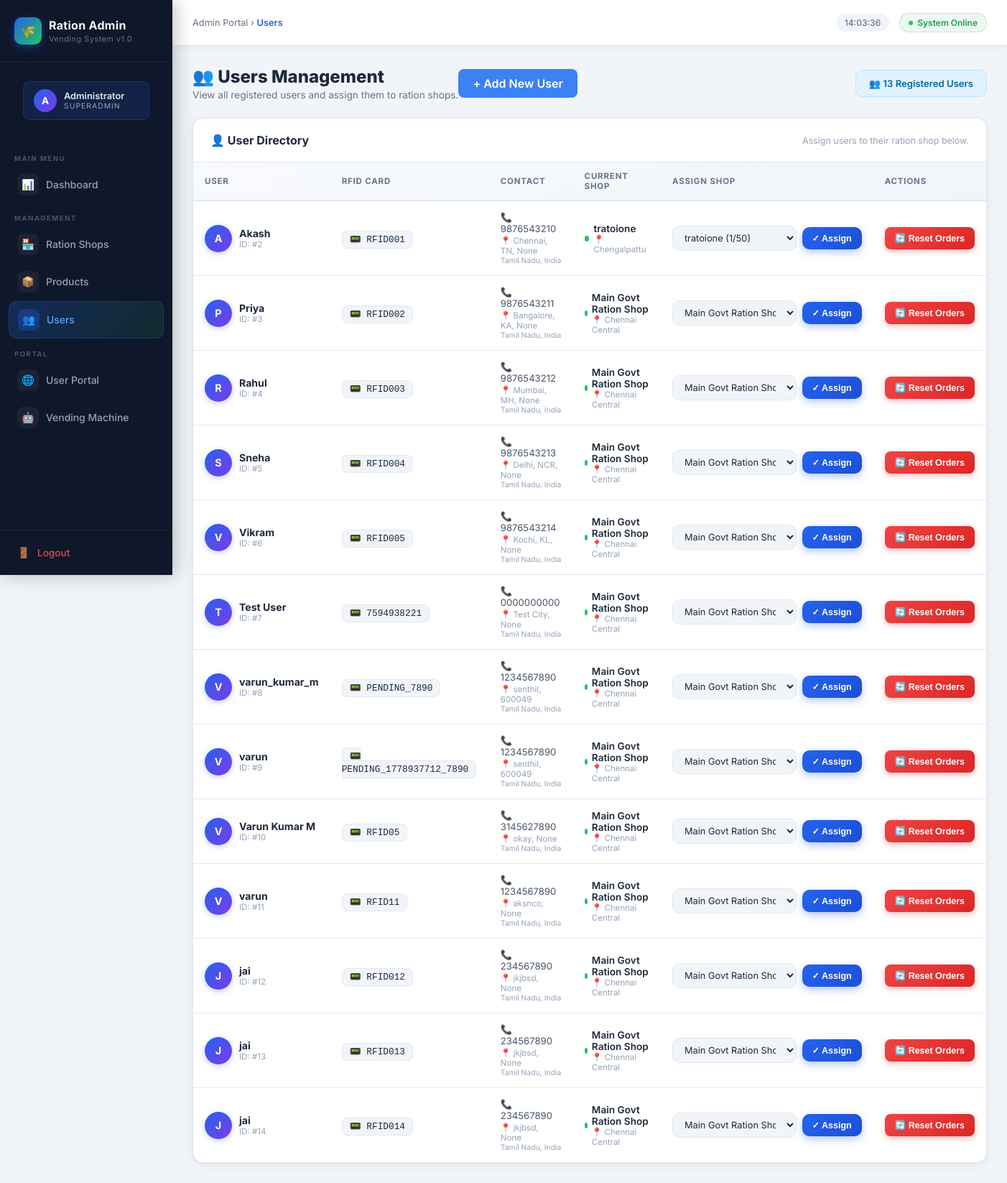
The app's page /admin/users (signed in) with its own data.
### models.py (models this page shows)
class User(UserMixin, db.Model):
    __tablename__ = 'user'
    id = db.Column(db.Integer, primary_key=True)
    username = db.Column(db.String(100), nullable=False)
    rfidCard = db.Column(db.String(100), unique=True, nullable=False)
    physical_uid = db.Column(db.String(100), unique=True, nullable=True) # The long number from Pi
    password = db.Column(db.String(200), nullable=False)
    phone = db.Column(db.String(20))
    address = db.Column(db.String(255))
    pincode = db.Column(db.String(10))
    state = db.Column(db.String(50), default="Tamil Nadu")
    country = db.Column(db.String(50), default="India")
    is_admin = db.Column(db.Boolean, default=False)
    is_active = db.Column(db.Boolean, default=True) # New status field
    shop_id = db.Column(db.Integer, db.ForeignKey('shop.id'), nullable=True)
    orders = db.relationship('Order', backref='user', lazy=True)

class Shop(db.Model):
    __tablename__ = 'shop'
    id = db.Column(db.Integer, primary_key=True)
    name = db.Column(db.String(100), nullable=False)
    location = db.Column(db.String(255))
    max_members = db.Column(db.Integer, default=50)
    users = db.relationship('User', backref='shop', lazy=True)

### admin_routes.py (the view)
@admin_bp.route('/users')
@admin_required
def users():
    all_users = User.query.filter_by(is_admin=False).all()
    shops = Shop.query.all()
    return render_template('admin/users.html', users=all_users, shops=shops)

### admin_routes.py (called while the page is built)
def admin_required(f):
    from functools import wraps
    @wraps(f)
    @login_required
    def decorated_function(*args, **kwargs):
        if not current_user.is_admin:
            flash('Admin access required.', 'error')
            return redirect(url_for('main.dashboard'))
        return f(*args, **kwargs)
    return decorated_function

### templates/admin/users.html (shortened to what this page needs)
{% extends "admin/layout.html" %}
{% block breadcrumb %}Users{% endblock %}
{% block content %}
<div class="page-heading">
    <div style="display: flex; justify-content: space-between; align-items: center;">
        <div>
            <h1>👥 Users Management</h1>
            <p>View all registered users and assign them to ration shops.</p>
        </div>
        <a href="{{ url_for('admin.add_user') }}" class="btn" style="background: #3b82f6; color: white; padding: 10px 20px; border-radius: 8px; font-weight: 600; text-decoration: none;">+ Add New User</a>
    </div>
    <div style="background:#e0f2fe;color:#0369a1;padding:10px 18px;border-radius:10px;font-size:0.82rem;font-weight:600;border:1px solid #bae6fd;">
        👥 {{ users|length }} Registered Users
    </div>
</div>
<div class="a-card">
    <div class="a-card-header">
        <div class="a-card-title">👤 User Directory</div>
        <div style="font-size:0.78rem;color:#94a3b8;">Assign users to their ration shop below.</div>
    </div>
    <div style="overflow-x:auto;">
        <table class="a-table">
            <thead>
                <tr>
                    <th>User</th>
                    <th>RFID Card</th>
                    <th>Contact</th>
                    <th>Current Shop</th>
                    <th>Assign Shop</th>
                    <th>Actions</th>
                </tr>
            </thead>
            <tbody>
                {% for u in users %}
                <tr>
                    <td>
                        <div style="display:flex;align-items:center;gap:10px;">
                            <div style="width:38px;height:38px;background:linear-gradient(135deg,#2563eb,#7c3aed);color:#fff;border-radius:50%;display:flex;align-items:center;justify-content:center;font-weight:700;font-size:0.9rem;flex-shrink:0;box-shadow:0 2px 8px rgba(37,99,235,0.3);">
                                {{ u.username[0].upper() }}
                            </div>
                            <div>
                                <div style="font-weight:700;color:#1e293b;">{{ u.username }}</div>
                                <div style="font-size:0.72rem;color:#94a3b8;">ID: #{{ u.id }}</div>
                            </div>
                        </div>
                    </td>
                    <td>
                        <code style="background:#f1f5f9;padding:4px 10px;border-radius:8px;font-size:0.8rem;color:#1e293b;border:1px solid #e2e8f0;">📟 {{ u.rfidCard }}</code>
                    </td>
                    <td>
                        <div style="font-size:0.82rem;color:#475569;">
                            {% if u.phone %}<div>📞 {{ u.phone }}</div>{% endif %}
                            {% if u.address %}<div style="font-size:0.72rem;color:#94a3b8;margin-top:2px;">📍 {{ u.address }}, {{ u.pincode }}</div>{% endif %}
                            {% if u.state %}<div style="font-size:0.65rem;color:#94a3b8;">{{ u.state }}, {{ u.country }}</div>{% endif %}
                        </div>
                    </td>
                    <td>
                        {% if u.shop %}
                        <div style="display:flex;align-items:center;gap:6px;">
                            <div style="width:8px;height:8px;background:#22c55e;border-radius:50%;"></div>
                            <div>
                                <div style="font-weight:600;font-size:0.85rem;color:#1e293b;">{{ u.shop.name }}</div>
                                <div style="font-size:0.72rem;color:#94a3b8;">📍 {{ u.shop.location }}</div>
                            </div>
                        </div>
                        {% else %}
                        <span class="badge-inactive">⚠️ Unassigned</span>
                        {% endif %}
                    </td>
                    <td>
                        <form method="POST" action="{{ url_for('admin.assign_user_shop') }}" style="display:flex;gap:8px;align-items:center;">
                            <select name="shop_id" class="a-select" style="min-width:170px;padding:8px 12px;font-size:0.8rem;">
                                {% for s in shops %}
                                <option value="{{ s.id }}" {% if u.shop_id == s.id %}selected{% endif %}>
                                    {{ s.name }} ({{ s.users|length }}/{{ s.max_members }})
                                </option>
                                {% endfor %}
                            </select>
                            <button type="submit" class="btn-blue" style="padding:8px 14px;font-size:0.78rem;white-space:nowrap;">
                                ✓ Assign
                            </button>
                        </form>
                    </td>
                    <td>
                        <form method="POST" action="{{ url_for('admin.reset_user_orders', user_id=u.id) }}"
                              onsubmit="return confirm('Reset all stuck orders for {{ u.username }}?')">
                            <button type="submit" class="btn-red" style="padding:8px 14px;font-size:0.78rem;white-space:nowrap;">
                                🔄 Reset Orders
                            </button>
                        </form>
                    </td>
                </tr>
                {% endfor %}
            </tbody>
        </table>
    </div>
</div>
{% endblock %}

### templates/admin/layout.html (style rules this page uses)
*, *::before, *::after { box-sizing: border-box; margin: 0; padding: 0; }
:root { --blue: #2563eb; --blue-light: #3b82f6; --blue-dark: #1d4ed8; --green: #16a34a; --green-light:#22c55e; --red: #dc2626; --red-light: #ef4444; --yellow: #d97706; --yellow-light:#f59e0b; --bg: #f1f5f9; --sidebar-bg: #0f172a; --sidebar-w: 240px; --card-bg: #ffffff; --text: #1e293b; --text-muted: #64748b; --border: #e2e8f0; --radius: 14px; }
body { font-family: 'Inter', sans-serif; background: var(--bg); color: var(--text); min-height: 100vh; display: flex; }
.a-card { background: var(--card-bg); border-radius: var(--radius); box-shadow: 0 2px 16px rgba(0,0,0,0.06), 0 1px 3px rgba(0,0,0,0.04); border: 1px solid var(--border); overflow: hidden; }
.a-card-header { display: flex; align-items: center; justify-content: space-between; padding: 20px 24px; border-bottom: 1px solid var(--border); }
.a-card-title { font-size: 1rem; font-weight: 700; color: var(--text); display: flex; align-items: center; gap: 8px; }
.a-table { width: 100%; border-collapse: collapse; }
.a-table thead tr { background: linear-gradient(135deg, #f8fafc, #f1f5f9); }
.a-table th { padding: 12px 16px; text-align: left; font-size: 0.72rem; font-weight: 700; color: var(--text-muted); text-transform: uppercase; letter-spacing: 0.8px; border-bottom: 2px solid var(--border); }
.a-table td { padding: 14px 16px; font-size: 0.88rem; border-bottom: 1px solid var(--border); color: var(--text); vertical-align: middle; }
.a-table tbody tr { transition: background 0.15s; }
.a-table tbody tr:last-child td { border-bottom: none; }
.btn-blue { display: inline-flex; align-items: center; gap: 6px; background: linear-gradient(135deg, var(--blue), var(--blue-dark)); color: #fff; border: none; border-radius: 10px; padding: 10px 20px; font-size: 0.85rem; font-weight: 600; cursor: pointer; text-decoration: none; box-shadow: 0 4px 12px rgba(37,99,235,0.35); transition: all 0.2s ease; }
.btn-red { display: inline-flex; align-items: center; gap: 6px; background: linear-gradient(135deg, var(--red-light), var(--red)); color: #fff; border: none; border-radius: 8px; padding: 7px 14px; font-size: 0.78rem; font-weight: 600; cursor: pointer; text-decoration: none; box-shadow: 0 3px 8px rgba(220,38,38,0.3); transition: all 0.2s ease; }
.a-select { width: 100%; padding: 11px 14px; background: var(--bg); border: 1.5px solid var(--border); border-radius: 10px; font-size: 0.88rem; color: var(--text); font-family: inherit; outline: none; cursor: pointer; transition: border-color 0.2s, box-shadow 0.2s; }
.page-heading { display: flex; align-items: center; justify-content: space-between; margin-bottom: 24px; }
.page-heading h1 { font-size: 1.5rem; font-weight: 800; color: var(--text); }
.page-heading p { font-size: 0.85rem; color: var(--text-muted); margin-top: 3px; }

### records on screen
User: username "A", username "Akash", id "2", rfidCard "RFID001", phone "9876543210", address "Chennai, TN", pincode "None", state "Tamil Nadu", country "India", shop.name "tratoione", shop.location "Chengalpattu", shop_id "tratoione (1/50)"
User: username "P", username "Priya", id "3", rfidCard "RFID002", phone "9876543211", address "Bangalore, KA", pincode "None", state "Tamil Nadu", country "India", shop.name "Main Govt Ration Shop", shop.location "Chennai Central", shop_id "Main Govt Ration Shop (12/50)"
User: username "R", username "Rahul", id "4", rfidCard "RFID003", phone "9876543212", address "Mumbai, MH", pincode "None", state "Tamil Nadu", country "India", shop.name "Main Govt Ration Shop", shop.location "Chennai Central", shop_id "Main Govt Ration Shop (12/50)"
User: username "S", username "Sneha", id "5", rfidCard "RFID004", phone "9876543213", address "Delhi, NCR", pincode "None", state "Tamil Nadu", country "India", shop.name "Main Govt Ration Shop", shop.location "Chennai Central", shop_id "Main Govt Ration Shop (12/50)"
User: username "V", username "Vikram", id "6", rfidCard "RFID005", phone "9876543214", address "Kochi, KL", pincode "None", state "Tamil Nadu", country "India", shop.name "Main Govt Ration Shop", shop.location "Chennai Central", shop_id "Main Govt Ration Shop (12/50)"
User: username "T", username "Test User", id "7", rfidCard "7594938221", phone "0000000000", address "Test City", pincode "None", state "Tamil Nadu", country "India", shop.name "Main Govt Ration Shop", shop.location "Chennai Central", shop_id "Main Govt Ration Shop (12/50)"
User: username "V", username "varun_kumar_m", id "8", rfidCard "PENDING_7890", phone "1234567890", address "senthil", pincode "600049", state "Tamil Nadu", country "India", shop.name "Main Govt Ration Shop", shop.location "Chennai Central", shop_id "Main Govt Ration Shop (12/50)"
User: username "V", username "varun", id "9", rfidCard "PENDING_1778937712_7890", phone "1234567890", address "senthil", pincode "600049", state "Tamil Nadu", country "India", shop.name "Main Govt Ration Shop", shop.location "Chennai Central", shop_id "Main Govt Ration Shop (12/50)"
User: username "V", username "Varun Kumar M", id "10", rfidCard "RFID05", phone "3145627890", address "okay", pincode "None", state "Tamil Nadu", country "India", shop.name "Main Govt Ration Shop", shop.location "Chennai Central", shop_id "Main Govt Ration Shop (12/50)"
User: username "V", username "varun", id "11", rfidCard "RFID11", phone "1234567890", address "aksnco", pincode "None", state "Tamil Nadu", country "India", shop.name "Main Govt Ration Shop", shop.location "Chennai Central", shop_id "Main Govt Ration Shop (12/50)"
User: username "J", username "jai", id "12", rfidCard "RFID012", phone "234567890", address "jkjbsd", pincode "None", state "Tamil Nadu", country "India", shop.name "Main Govt Ration Shop", shop.location "Chennai Central", shop_id "Main Govt Ration Shop (12/50)"
User: username "J", username "jai", id "13", rfidCard "RFID013", phone "234567890", address "jkjbsd", pincode "None", state "Tamil Nadu", country "India", shop.name "Main Govt Ration Shop", shop.location "Chennai Central", shop_id "Main Govt Ration Shop (12/50)"
User: username "J", username "jai", id "14", rfidCard "RFID014", phone "234567890", address "jkjbsd", pincode "None", state "Tamil Nadu", country "India", shop.name "Main Govt Ration Shop", shop.location "Chennai Central", shop_id "Main Govt Ration Shop (12/50)"

### other values on screen
{{ users|length }} "13"
